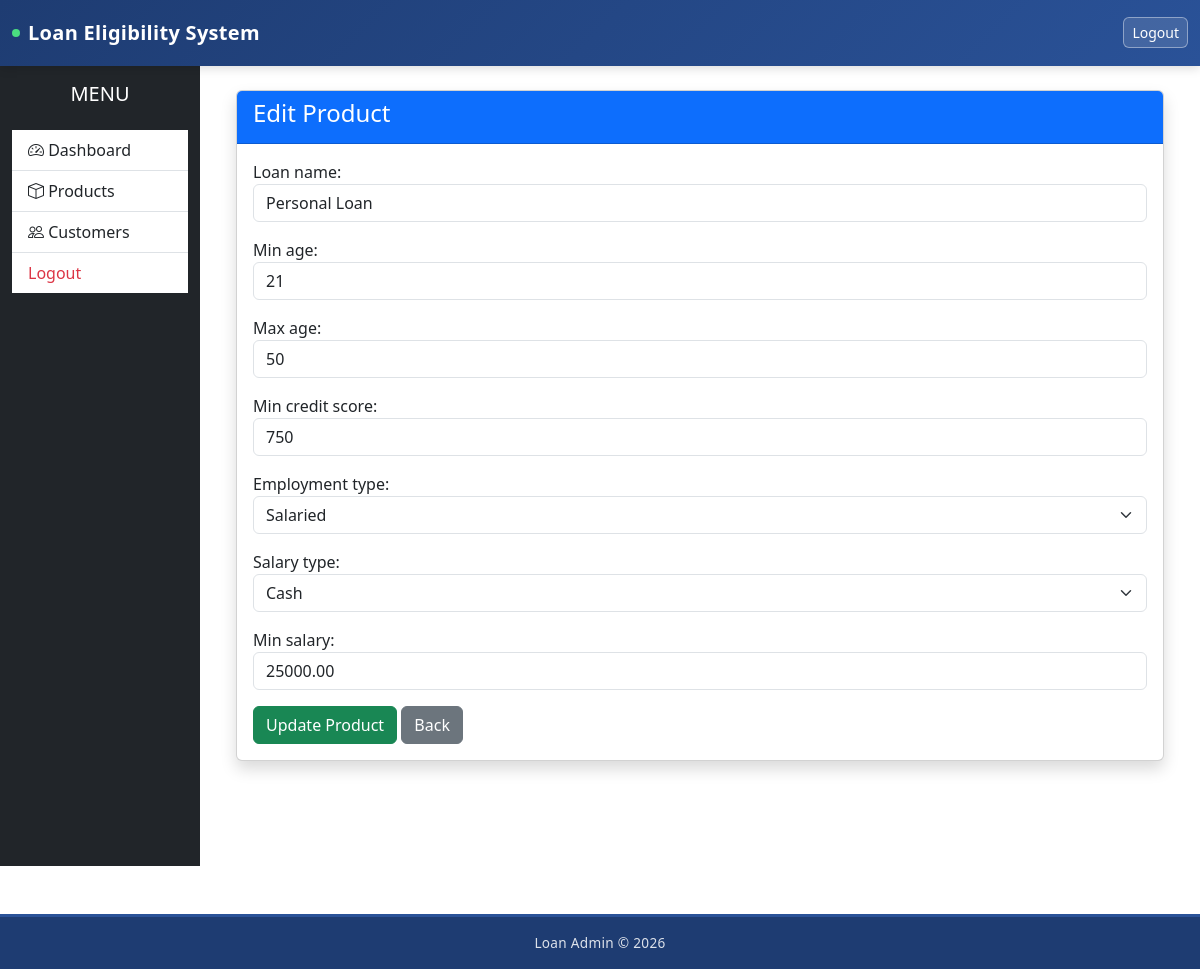
Page /products/edit/1/ (signed in) on the committed database.
### products/models.py (models this page shows, shortened)
class Product(models.Model):
    EMPLOYMENT_CHOICES = [
        ('Salaried', 'Salaried'),
        ('Self Employed', 'Self Employed'),
    ]
    SALARY_TYPE_CHOICES = [
        ('Cash', 'Cash'),
        ('Cheque', 'Cheque'),
        ('DAT', 'DAT'),
    ]
    loan_name = models.CharField(max_length=100)
    min_age = models.PositiveIntegerField()
    max_age = models.PositiveIntegerField()
    min_credit_score = models.PositiveIntegerField()
    employment_type = models.CharField(
        max_length=50,
        choices=EMPLOYMENT_CHOICES
    )
    salary_type = models.CharField(
        max_length=20,
        choices=SALARY_TYPE_CHOICES
    )
    min_salary = models.DecimalField(
        max_digits=10,
        decimal_places=2
    )
    created_at = models.DateTimeField(auto_now_add=True)

### products/views.py (the view)
# urls.py: path("edit/<int:pk>/",views.edit_product,name="edit_product"),
def edit_product(request, pk):
    if not request.user.is_superuser:
        return HttpResponseForbidden("Permission Denied")
    product = get_object_or_404(Product, pk=pk)
    if request.method == "POST":
        form = ProductForm(request.POST, instance=product)
        if form.is_valid():
            form.save()
            customers = Customer.objects.all()
            for customer in customers:
                evaluate_customer(customer)
            return redirect("product_list")
    else:
        form = ProductForm(instance=product)
    return render(
        request,
        "products/product_form.html",
        {
            "form": form
        }
    )

### products/forms.py
class ProductForm(forms.ModelForm):
    class Meta:
        model = Product
        fields = [
            "loan_name",
            "min_age",
            "max_age",
            "min_credit_score",
            "employment_type",
            "salary_type",
            "min_salary",
        ]
        widgets = {
            "loan_name": forms.TextInput(attrs={
                "class": "form-control"
            }),
            "min_age": forms.NumberInput(attrs={
                "class": "form-control"
            }),
            "max_age": forms.NumberInput(attrs={
                "class": "form-control"
            }),
            "min_credit_score": forms.NumberInput(attrs={
                "class": "form-control"
            }),
            "employment_type": forms.Select(attrs={
                "class": "form-select"
            }),
            "salary_type": forms.Select(attrs={
                "class": "form-select"
            }),
            "min_salary": forms.NumberInput(attrs={
                "class": "form-control"
            }),
        }

### products/templates/products/product_form.html (shortened to what this page needs)
{% extends "base.html" %}
{% block content %}
<div class="container">
<div class="card shadow">
<div class="card-header bg-primary text-white">
<h4>{% if form.instance.pk %}Edit Product{% else %}Add Product{% endif %}</h4>
</div>
<div class="card-body">
<form metype="submit" method="POST">
{{ form.as_p }}
<button type="submit" class="btn btn-success">
{% if form.instance.pk %}
Update Product
{% else %}
Save Product
{% endif %}
</button>
<a href="{% url 'product_list' %}" class="btn btn-secondary">
Back
</a>
</form>
</div>
</div>
</div>
{% endblock %}

### rows in the picture
Product: loan_name "Personal Loan", min_age "21", max_age "50", min_credit_score "750", employment_type "Salaried", salary_type "Cash", min_salary "25000.00"
